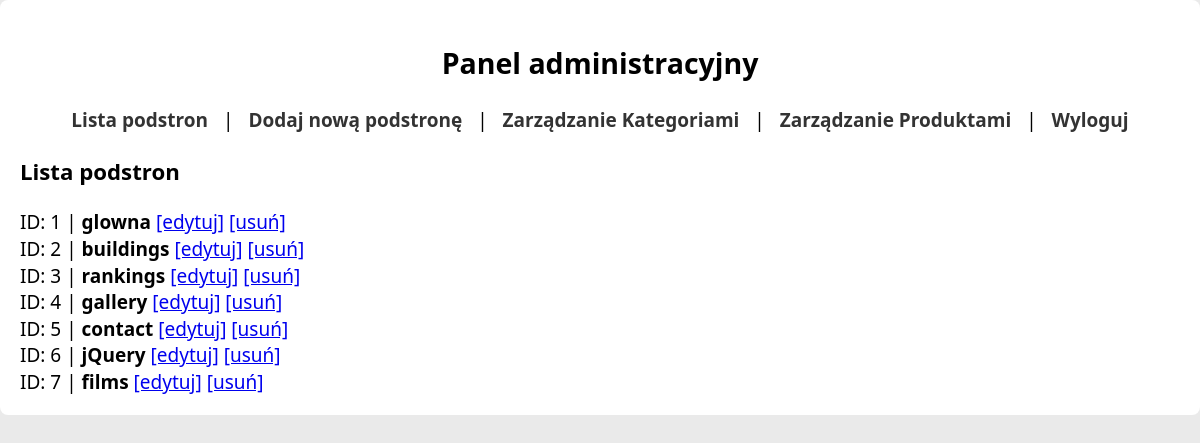
Page /admin/admin.php?akcja=lista (signed in) on the committed database.
### tables this page shows
CREATE TABLE `page_list` (
  `id` int(11) NOT NULL,
  `page_title` varchar(255) DEFAULT NULL,
  `page_content` text DEFAULT NULL,
  `status` int(11) DEFAULT 1
);

### admin/admin.php (the view, shortened to what this page needs)
<?php
require '..\cfg.php';
echo "<!DOCTYPE html>
<html lang='pl'>
<head>
    <meta charset='UTF-8'>
    <meta name='viewport' content='width=device-width, initial-scale=1.0'>
    <title>Panel CMS</title>
    <link rel='stylesheet' href='../css/styles.css'>
    <style>
        /* Dodatkowe style dla panelu admina */
        .admin-panel { padding: 20px; }
        .admin-nav { margin-bottom: 20px; text-align: center; }
        .admin-nav a { margin: 0 10px; font-weight: bold; text-decoration: none; color: #333; }
        .admin-nav a:hover { color: #0066cc; }
    </style>
</head>
<body>
<section class='admin-panel'>
<div class='admin-nav'>
    <h2>Panel administracyjny</h2>
    <a href='admin.php?akcja=lista'>Lista podstron</a> |
    <a href='admin.php?akcja=dodaj'>Dodaj nową podstronę</a> |
    <a href='admin.php?akcja=kategorie'>Zarządzanie Kategoriami</a> |
    <a href='admin.php?akcja=produkty'>Zarządzanie Produktami</a> |
    <a href='admin.php?akcja=logout'>Wyloguj</a>
</div>";
function ListaPodstron($link)
{
    $q = "SELECT id, page_title FROM page_list ORDER BY id ASC";
    $res = mysqli_query($link, $q);
    echo "<h3>Lista podstron</h3>";
    while ($row = mysqli_fetch_array($res)) {
        echo "
            ID: {$row['id']} |
            <b>{$row['page_title']}</b>
            <a href='admin.php?akcja=edytuj&id={$row['id']}'>[edytuj]</a>
            <a href='admin.php?akcja=usun&id={$row['id']}'>[usuń]</a>
            <br>
        ";
    }
}
if (isset($_GET['akcja'])) {
    switch ($_GET['akcja']) {
        case "lista":
            ListaPodstron($link);
            break;
    }
}
echo "</section>
</body>
</html>";
?>

### css/styles.css (style rules this page uses)
body { margin: 0; padding: 0; font-family: "Segoe UI", "Helvetica Neue", Arial; line-height: 1.4; background-color:#eaeaea; color: black; font-size: 19px; }
section { background: white; padding: 0.5%; border-radius: 8px; }

### admin/admin.php (style rules this page uses)
.admin-panel { padding: 20px; }
.admin-nav { margin-bottom: 20px; text-align: center; }
.admin-nav a { margin: 0 10px; font-weight: bold; text-decoration: none; color: #333; }

### rows in the picture
page_list: id "1", page_title "glowna"
page_list: id "2", page_title "buildings"
page_list: id "3", page_title "rankings"
page_list: id "4", page_title "gallery"
page_list: id "5", page_title "contact"
page_list: id "6", page_title "jQuery"
page_list: id "7", page_title "films"
